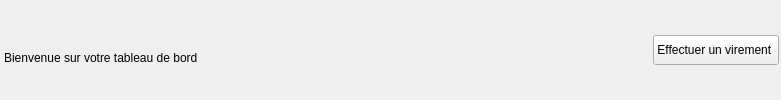
                   <widget class="QWidget" name="widget_5" native="true">
                    <property name="minimumSize">
                     <size>
                      <width>781</width>
                      <height>71</height>
                     </size>
                    </property>
                    <layout class="QHBoxLayout" name="horizontalLayout_4">
                     <property name="spacing">
                      <number>2</number>
                     </property>
                     <property name="leftMargin">
                      <number>2</number>
                     </property>
                     <property name="topMargin">
                      <number>2</number>
                     </property>
                     <property name="rightMargin">
                      <number>2</number>
                     </property>
                     <property name="bottomMargin">
                      <number>2</number>
                     </property>
                     <item alignment="Qt::AlignmentFlag::AlignLeft">
                      <widget class="QWidget" name="widget_6" native="true">
                       <layout class="QVBoxLayout" name="verticalLayout_5">
                        <property name="spacing">
                         <number>1</number>
                        </property>
                        <property name="leftMargin">
                         <number>2</number>
                        </property>
                        <property name="topMargin">
                         <number>2</number>
                        </property>
                        <property name="rightMargin">
                         <number>2</number>
                        </property>
                        <property name="bottomMargin">
                         <number>2</number>
                        </property>
                        <item>
                         <widget class="QLabel" name="labelBienvenue">
                          <property name="minimumSize">
                           <size>
                            <width>159</width>
                            <height>31</height>
                           </size>
                          </property>
                          <property name="text">
                           <string>&lt;html&gt;&lt;head/&gt;&lt;body&gt;&lt;p&gt;&lt;br/&gt;&lt;/p&gt;&lt;/body&gt;&lt;/html&gt;</string>
                          </property>
                         </widget>
                        </item>
                        <item alignment="Qt::AlignmentFlag::AlignTop">
                         <widget class="QLabel" name="label_3">
                          <property name="text">
                           <string>Bienvenue sur votre tableau de bord</string>
                          </property>
                         </widget>
                        </item>
                       </layout>
                      </widget>
                     </item>
                     <item alignment="Qt::AlignmentFlag::AlignRight|Qt::AlignmentFlag::AlignVCenter">
                      <widget class="QPushButton" name="btn_raccourci_effectuer_le_virement">
                       <property name="minimumSize">
                        <size>
                         <width>111</width>
                         <height>30</height>
                        </size>
                       </property>
                       <property name="cursor">
                        <cursorShape>PointingHandCursor</cursorShape>
                       </property>
                       <property name="text">
                        <string>Effectuer un virement </string>
                       </property>
                       <property name="icon">
                        <iconset resource="icons.qrc">
                         <normaloff>:/icon_blanc/plus-circle.svg</normaloff>:/icon_blanc/plus-circle.svg</iconset>
                       </property>
                      </widget>
                     </item>
                    </layout>
                   </widget>
